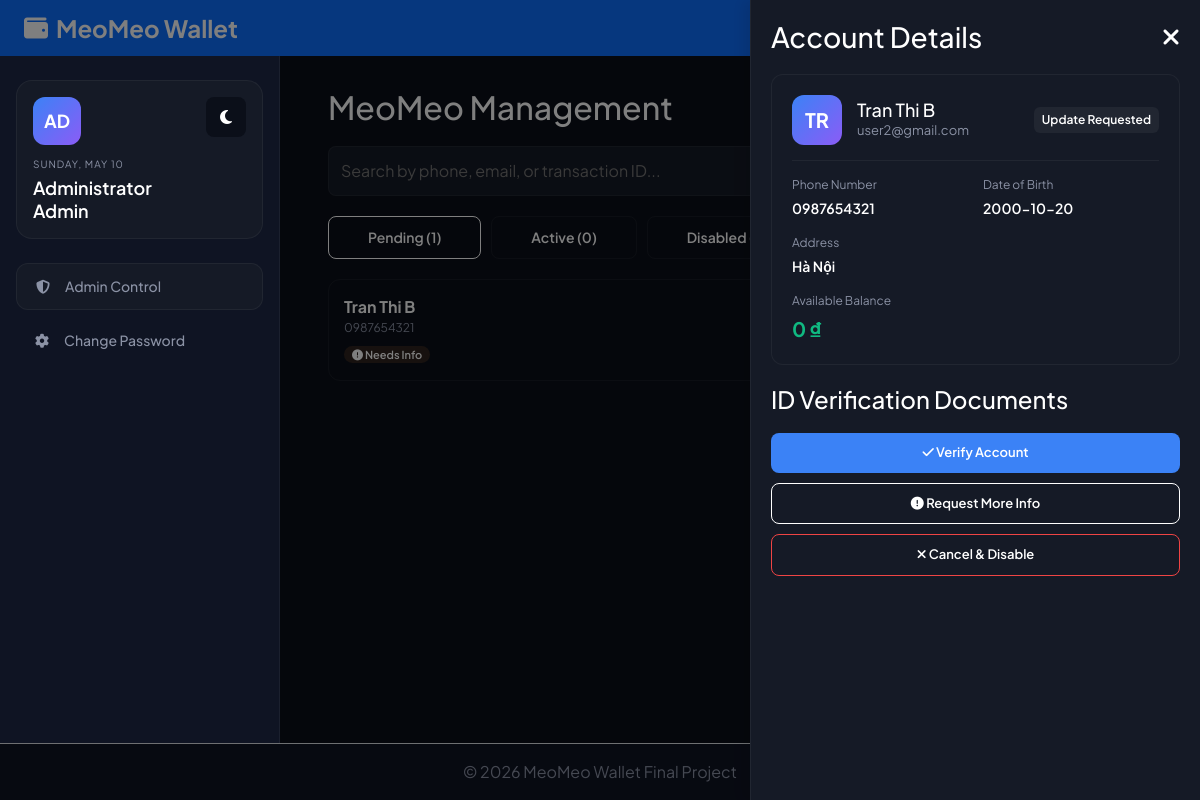
/clients/pages/Admin_dashboard.php?tab=pending&details=0987654321 (signed in), run on the app's committed database.
### tables this page shows
CREATE TABLE `user` (
  `phonenum` varchar(15) NOT NULL,
  `email` varchar(255) NOT NULL,
  `name` varchar(50) DEFAULT NULL,
  `birth` date DEFAULT NULL,
  `address` varchar(255) DEFAULT NULL,
  `front` mediumblob DEFAULT NULL,
  `back` mediumblob DEFAULT NULL,
  `pass` varchar(255) NOT NULL,
  `verified` tinyint(1) NOT NULL DEFAULT -1 COMMENT '-1:firstRegist\r\n0:False\r\n1:True\r\n2:Request additional information\r\n3:IsAdmin True\r\n4:DisableAccount',
  `abnormal_login` tinyint(4) NOT NULL DEFAULT 0 COMMENT '>6 lock account\n>3 lock 1 minute',
  `card_num` varchar(6) DEFAULT NULL,
  `money` decimal(19,4) NOT NULL DEFAULT 0.0000,
  `CVV` varchar(3) DEFAULT NULL,
  `expire` date DEFAULT NULL,
  `locked_time` datetime DEFAULT NULL COMMENT 'Disable account overtime',
  `created_at` datetime NOT NULL DEFAULT current_timestamp() COMMENT 'Account registration timestamp',
  `card_updated_at` datetime DEFAULT NULL COMMENT 'Last time ID card was uploaded/updated'
);

### clients/modules/adminLogic.php (called while the page is built, shortened)
<?php
$username = htmlspecialchars($_SESSION['name'], ENT_QUOTES, 'UTF-8');
$current_date = strtoupper(date('l, F j'));
$con = connect_db();
$pending_accounts = $con->query("SELECT * FROM `user` WHERE `verified` IN (-1, 0, 2) AND `phonenum` != '0000000000' ORDER BY GREATEST(`created_at`, COALESCE(`card_updated_at`, `created_at`)) DESC")->fetch_all(MYSQLI_ASSOC);
$active_accounts = $con->query("SELECT * FROM `user` WHERE `verified` = 1 AND `phonenum` != '0000000000' ORDER BY `created_at` DESC")->fetch_all(MYSQLI_ASSOC);
$search_query = trim($_GET['search'] ?? '');
if (isset($_GET['tab'])) {
    $active_tab = $_GET['tab'];
} elseif ($search_query) {
    $active_tab = 'search';
} else {
    $active_tab = $_SESSION['admin_active_tab'] ?? 'pending';
}
$selected_phone = $_GET['details'] ?? '';
if ($selected_phone) {
    $stmt = $con->prepare("SELECT * FROM `user` WHERE `phonenum` = ?");
    $stmt->bind_param("s", $selected_phone);
    $stmt->execute();
    $user_details = $stmt->get_result()->fetch_assoc();
}
?>

### clients/pages/Admin_dashboard.php (the view, shortened to what this page needs)
<?php
require_once('../modules/adminLogic.php');
?>
<?php
include '../src/header.php';
?>
<link rel="stylesheet" href="https://cdnjs.cloudflare.com/ajax/libs/font-awesome/6.4.0/css/all.min.css">
<link rel="stylesheet" href="../assets/css/admin.css">
<div class="dashboard-wrapper">
    <aside class="sidebar">
        <div class="user-profile-card">
            <button class="theme-toggle" id="themeToggleBtn">
                <i class="fa-solid fa-moon"></i>
            </button>
            <div class="avatar"><?= strtoupper(substr($username, 0, 2)) ?></div>
            <div class="date-text"><?= $current_date ?></div>
            <div class="welcome-text">Administrator<br><?= $username ?></div>
        </div>
        <nav class="nav-menu">
            <a href="Admin_dashboard.php" class="nav-link active"><i class="fa-solid fa-shield-halved"></i> Admin
                Control</a>
            <a href="ChangePassword.php" class="nav-link"><i class="fa-solid fa-gear"></i> Change Password</a>
        </nav>
    </aside>
    <main class="main-content" style="padding-top: 20px;">
        <h2 style="margin-bottom: 20px;">MeoMeo Management</h2>
        <form method="GET" action="Admin_dashboard.php" style="margin-bottom: 20px; display: flex; gap: 10px;">
            <input type="text" name="search" placeholder="Search by phone, email, or transaction ID..."
                value="<?= htmlspecialchars($search_query) ?>"
                style="flex: 1; padding: 12px; border-radius: 8px; border: 1px solid var(--border-color); background: var(--bg-surface); color: var(--text-main);">
            <button type="submit" class="btn btn-primary"><i class="fa-solid fa-magnifying-glass"></i> Search</button>
        </form>
        <div class="admin-tabs">
            <div class="admin-tab <?= $active_tab === 'pending' ? 'active' : '' ?>" onclick="switchTab('pending')">
                Pending (<?= count($pending_accounts) ?>)</div>
            <div class="admin-tab <?= $active_tab === 'active' ? 'active' : '' ?>" onclick="switchTab('active')">Active
                (<?= count($active_accounts) ?>)</div>
            <div class="admin-tab <?= $active_tab === 'disabled' ? 'active' : '' ?>" onclick="switchTab('disabled')">
                Disabled (<?= count($disabled_accounts) ?>)</div>
            <div class="admin-tab <?= $active_tab === 'locked' ? 'active' : '' ?>" onclick="switchTab('locked')">Locked
                (<?= count($locked_accounts) ?>)</div>
            <div class="admin-tab <?= $active_tab === 'tx' ? 'active' : '' ?>" onclick="switchTab('tx')">Pending Tx
                (<?= count($pending_tx) ?>)</div>
        </div>
        <div id="list-pending" class="admin-list <?= $active_tab === 'pending' ? 'active' : '' ?>">
            <?php foreach ($pending_accounts as $u): ?>
                <div class="admin-card">
                    <div class="admin-card-header">
                        <div>
                            <strong><?= htmlspecialchars($u['name'] ?: 'Unknown') ?></strong>
                            <div style="font-size: 12px; color: var(--text-muted);"><?= htmlspecialchars($u['phonenum']) ?>
                            </div>
                            <?php if ($u['verified'] == 2): ?>
                                <div style="margin-top: 4px;">
                                    <span
                                        style="font-size: 11px; font-weight: 600; padding: 2px 8px; border-radius: 20px; background: rgba(251,146,60,0.15); color: var(--warning); border: 1px solid var(--warning);">
                                        <i class="fa-solid fa-circle-exclamation"></i> Needs Info
                                    </span>
                                </div>
                            <?php endif; ?>
                        </div>
                    </div>
                    <div>
                        <a href="?tab=pending&details=<?= urlencode($u['phonenum']) ?>" class="btn btn-outline btn-sm">View
                            Details</a>
                    </div>
                </div>
            <?php endforeach;
                echo "<p>No pending accounts.</p>"; ?>
        </div>
    </main>
</div>
<div class="overlay <?= $selected_phone ? 'open' : '' ?>"
    onclick="window.location='Admin_dashboard.php?tab=<?= htmlspecialchars($active_tab) ?><?= $search_query ? '&search=' . urlencode($search_query) : '' ?>'">
</div>
<div class="details-panel <?= $selected_phone ? 'open' : '' ?>">
    <div style="display: flex; justify-content: space-between; align-items: center; margin-bottom: 20px;">
        <h3 style="margin: 0;">Account Details</h3>
        <a href="Admin_dashboard.php?tab=<?= htmlspecialchars($active_tab) ?><?= $search_query ? '&search=' . urlencode($search_query) : '' ?>"
            style="color: var(--text-color);"><i class="fa-solid fa-xmark fa-xl"></i></a>
    </div>
    <?php if ($user_details): ?>
        <?php
        $status_label = '';
        $status_color = '';
        if (in_array($user_details['verified'], [-1, 0])) {
            $status_label = 'Pending Activation';
            $status_color = 'var(--warning)';
        } elseif ($user_details['verified'] == 2) {
            $status_label = 'Update Requested';
            $status_color = 'var(--warning)';
        } elseif ($user_details['verified'] == 4) {
            $status_label = 'Disabled / Blocked';
            $status_color = 'var(--danger)';
        } elseif ($user_details['verified'] == 1) {
            $status_label = 'Active';
            $status_color = 'var(--success)';
        }
        ?>
        <div
            style="background: var(--bg-surface); padding: 20px; border-radius: 12px; border: 1px solid var(--border-color); margin-bottom: 20px;">
            <div
                style="display: flex; align-items: center; gap: 15px; margin-bottom: 15px; padding-bottom: 15px; border-bottom: 1px solid var(--border-color);">
                <div class="avatar" style="margin: 0; width: 50px; height: 50px; font-size: 20px;">
                    <?= strtoupper(substr($user_details['name'] ?: 'UN', 0, 2)) ?></div>
                <div style="flex: 1;">
                    <h4 style="margin: 0; font-size: 18px;"><?= htmlspecialchars($user_details['name'] ?: 'N/A') ?></h4>
                    <div style="font-size: 13px; color: var(--text-muted);"><?= htmlspecialchars($user_details['email']) ?>
                    </div>
                </div>
                <div
                    style="font-size: 12px; font-weight: 600; padding: 4px 8px; border-radius: 6px; background: rgba(255,255,255,0.05); color: <?= $status_color ?>; border: 1px solid <?= $status_color ?>;">
                    <?= $status_label ?>
                </div>
            </div>
            <div style="display: grid; grid-template-columns: 1fr 1fr; gap: 15px;">
                <div>
                    <div style="font-size: 12px; color: var(--text-muted); margin-bottom: 4px;">Phone Number</div>
                    <div style="font-size: 14px; font-weight: 600;"><?= htmlspecialchars($user_details['phonenum']) ?></div>
                </div>
                <div>
                    <div style="font-size: 12px; color: var(--text-muted); margin-bottom: 4px;">Date of Birth</div>
                    <div style="font-size: 14px; font-weight: 600;"><?= htmlspecialchars($user_details['birth'] ?: 'N/A') ?>
                    </div>
                </div>
                <div style="grid-column: span 2;">
                    <div style="font-size: 12px; color: var(--text-muted); margin-bottom: 4px;">Address</div>
                    <div style="font-size: 14px; font-weight: 600;">
                        <?= htmlspecialchars($user_details['address'] ?: 'N/A') ?></div>
                </div>
                <div style="grid-column: span 2;">
                    <div style="font-size: 12px; color: var(--text-muted); margin-bottom: 4px;">Available Balance</div>
                    <div style="font-size: 20px; font-weight: 700; color: var(--success);">
                        <?= number_format($user_details['money'], 0, ',', '.') ?> ₫</div>
                </div>
            </div>
        </div>
        <?php if (in_array($user_details['verified'], [-1, 0, 2])): ?>
            <h4 style="margin-top: 20px; margin-bottom: 15px;">ID Verification Documents</h4>
            <form method="POST" action="../modules/adminLogic.php"
                style="margin-top: 20px; display: flex; flex-direction: column; gap: 10px;"
                onsubmit="return confirm('Are you sure you want to perform this action?');">
                <button type="submit" name="action" value="verify" class="btn btn-primary"><i class="fa-solid fa-check"></i>
                    Verify Account</button>
                <button type="submit" name="action" value="request_info" class="btn btn-outline"
                    style="border-color: var(--warning); color: var(--warning);"><i class="fa-solid fa-circle-exclamation"></i>
                    Request More Info</button>
                <button type="submit" name="action" value="cancel" class="btn btn-outline"
                    style="border-color: var(--danger); color: var(--danger);"><i class="fa-solid fa-xmark"></i> Cancel &
                    Disable</button>
            </form>
        <?php endif; ?>
    <?php endif; ?>
</div>
<?php
include '../src/footer.php';
     ?>

### clients/assets/css/admin.css (style rules this page uses)
.admin-tabs { display: flex; gap: 10px; margin-bottom: 20px; flex-wrap: wrap; }
.admin-tab { padding: 10px 15px; border-radius: 8px; background: var(--bg-dark); color: var(--text-color); cursor: pointer; border: 1px solid var(--border-color); font-weight: 600; font-size: 14px; flex-grow: 1; text-align: center; }
.admin-tab.active { background: var(--primary-color); color: white; border-color: var(--primary-color); }
.admin-list { display: none; }
.admin-list.active { display: block; }
.admin-card { background: var(--bg-dark); border-radius: 12px; padding: 15px; margin-bottom: 15px; border: 1px solid var(--border-color); display: flex; flex-direction: column; gap: 10px; }
.admin-card-header { display: flex; justify-content: space-between; align-items: center; border-bottom: 1px solid var(--border-color); padding-bottom: 10px; }
.details-panel { position: fixed; top: 0; right: -100%; width: 100%; max-width: 450px; height: 100vh; background: var(--bg-surface); border-left: 1px solid var(--border-color); z-index: 1000; transition: 0.3s; padding: 20px; overflow-y: auto; box-shadow: -5px 0 15px rgba(0, 0, 0, 0.1); }
.details-panel.open { right: 0; }
.overlay { position: fixed; top: 0; left: 0; width: 100%; height: 100vh; background: rgba(0, 0, 0, 0.5); z-index: 999; display: none; }
.overlay.open { display: block; }
@media only screen and (min-width: 768px) { .admin-card { flex-direction: row; align-items: center; justify-content: space-between; } }
@media only screen and (min-width: 768px) { .admin-card-header { border-bottom: none; padding-bottom: 0; } }
@media only screen and (min-width: 768px) { .admin-tabs { flex-wrap: nowrap; } }
@media only screen and (min-width: 992px) { .details-panel { width: 450px; } }

### data on the page
user: name "Tran Thi B", phonenum "0987654321", shows "Needs Info", name "TR", email "user2@gmail.com", verified "Update Requested", birth "2000-10-20", address "Hà Nội", money "0"

### other printed values
substr($username, 0, 2) "AD"
$current_date "SUNDAY, MAY 10"
$username "Admin"
count($pending_accounts) "1"
count($active_accounts) "0"
